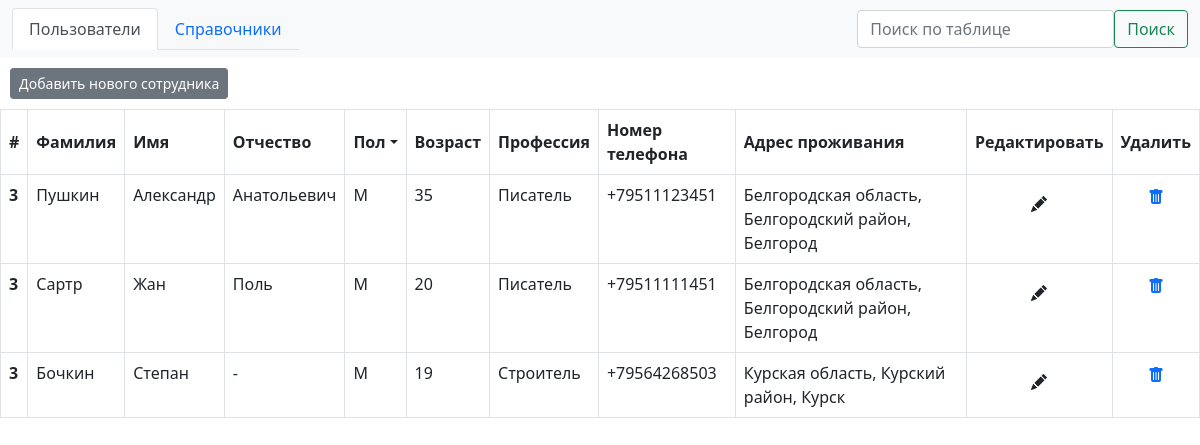
The page / on the database its author committed.
### task_app/models.py (models this page shows, shortened)
class User(models.Model):
    surname = models.CharField(max_length=100, blank=False)
    middle_name = models.CharField(max_length=100, blank=False, default='-')
    first_name = models.CharField(max_length=100, blank=False)
    sex = models.ForeignKey(Sex, on_delete=models.PROTECT, default='М')
    age = models.PositiveSmallIntegerField(blank=False)
    phoneNumber = models.OneToOneField(PhoneNumber, on_delete=models.PROTECT)
    profession = models.ForeignKey(Profession, on_delete=models.PROTECT)
    area = models.ForeignKey(Aria, on_delete=models.PROTECT)
    district = models.ForeignKey(District, on_delete=models.PROTECT)
    city = models.ForeignKey(City, on_delete=models.PROTECT)
    class Meta:
         verbose_name = "Пользователь"
         verbose_name_plural = "Пользователи"

class Sex(models.Model):
    SEX = [
        ('М', 'Мужчина'),
        ('Ж', 'Женщина')
    ]
    sex = models.CharField("sex", choices=SEX, blank=False, max_length=1, unique=True) # М или Ж
    def __str__(self):
        return self.sex
    class Meta:
         verbose_name = "Пол"
         verbose_name_plural = "Пол"

class Profession(models.Model):
    text = models.CharField(max_length=150, blank=False)
    def __str__(self):
        return self.text
    class Meta:
         verbose_name = "Профессия"
         verbose_name_plural = "Профессии"

class PhoneNumber(models.Model):
    phoneNumberRegex = RegexValidator(regex = r"^\+?1?\d{8,15}$")
    phoneNumber = models.CharField(validators = [phoneNumberRegex], max_length = 16, unique = True)
    def __str__(self):
        return self.phoneNumber
    class Meta:
         verbose_name = "Номер телефона"
         verbose_name_plural = "Номера телефона"

class Aria(models.Model):
    text = models.CharField(max_length=150, blank=False)
    def __str__(self):
        return self.text
    class Meta:
         verbose_name = "Область"
         verbose_name_plural = "Области"

class District(models.Model):
    text = models.CharField(max_length=150, blank=False)
    def __str__(self):
        return self.text
    class Meta:
         verbose_name = "Район"
         verbose_name_plural = "Районы"

class City(models.Model):
    text = models.CharField(max_length=150, blank=False)
    def __str__(self):
        return self.text
    class Meta:
         verbose_name = "Город"
         verbose_name_plural = "Города"

### task_app/views.py (the view)
# urls.py: path('', index, name='index'),
def index(request):
    users = User.objects.all()
    professions = Profession.objects.all()
    phoneNumbers = PhoneNumber.objects.all()
    cities = City.objects.all()
    arias = Aria.objects.all()
    districts = District.objects.all()
    context = {'users': users,
               'professions': professions,
               'phoneNumbers': phoneNumbers,
               'cities': cities,
               'arias': arias,
               'districts': districts,
               'add_prof_form': ProfessionForm(),
               }
    return render(request, 'task_app/base.html', context=context)

### task_app/forms.py
class ProfessionForm(forms.Form):
    text = forms.CharField(
        widget=forms.TextInput(
            attrs={
                'class': 'form-control'
            }
        ),
        label='Введите название',
        max_length=150,
    )

### task_app/templates/task_app/base.html (shortened to what this page needs)
{% load static %}
<!doctype html>
<html lang="ru">
<head>
    <link href="https://cdn.jsdelivr.net/npm/bootstrap@5.0.1/dist/css/bootstrap.min.css" rel="stylesheet"
>
</head>
<body>
{% block content%}
<nav class="navbar navbar-light bg-light">
    <div class="container-fluid">
        <ul class="nav nav-tabs" id="myTab" role="tablist">
            <li class="nav-item" role="presentation">
                <a class="nav-link active" id="home-tab" data-toggle="tab" href="#users" role="tab" aria-controls="home"
                   aria-selected="true">Пользователи</a>
            </li>
            <li class="nav-item" role="presentation">
                <a class="nav-link" id="profile-tab" data-toggle="tab" href="#profiles" role="tab"
                   aria-controls="profile" aria-selected="false">Справочники</a>
            </li>
        </ul>
        <form class="d-flex">
            <input class="form-control mr-2" type="search" placeholder="Поиск по таблице" aria-label="Search">
            <button class="btn btn-outline-success" type="submit">Поиск</button>
        </form>
    </div>
</nav>
<div class="tab-content" id="myTabContent">
    <div class="tab-pane fade show active" id="users" role="tabpanel" aria-labelledby="home-tab">
        <button type="button" class="btn btn-secondary btn-sm" style="margin: 10px">Добавить нового сотрудника</button>
        <table class="table table-bordered">
            <thead>
            <tr>
                <th scope="col" style="vertical-align: middle;">#</th>
                <th scope="col" style="vertical-align: middle;">Фамилия</th>
                <th scope="col" style="vertical-align: middle;">Имя</th>
                <th scope="col" style="vertical-align: middle;">Отчество</th>
                <th scope="col" style="vertical-align: middle;">
                    <p class="dropdown-toggle" type="button" id="dropdownMenuButton2" data-toggle="dropdown"
                       aria-expanded="false" style="margin: 0;">Пол</p>
                </th>
                <th scope="col" style="vertical-align: middle;">Возраст</th>
                <th scope="col" style="vertical-align: middle;">Профессия</th>
                <th scope="col" style="vertical-align: middle;">Номер телефона</th>
                <th scope="col" style="vertical-align: middle;">Адрес проживания</th>
                <th scope="col" style="vertical-align: middle;">Редактировать</th>
                <th scope="col" style="vertical-align: middle;">Удалить</th>
            </tr>
            </thead>
            <tbody>
            {% for user in users %}
            <tr>
                <th scope="row">3</th>
                <td>{{ user.surname}}</td>
                <td>{{ user.first_name}}</td>
                <td>{{ user.middle_name}}</td>
                <td>{{ user.sex}}</td>
                <td>{{ user.age}}</td>
                <td>{{ user.profession}}</td>
                <td>{{ user.phoneNumber}}</td>
                <td>{{ user.area}} область, {{ user.district}} район, {{ user.city}}</td>
                <td style="text-align: center">
                    <button type="button" class="btn" data-toggle="modal" data-target="#staticBackdrop">
                    </button>
                </td>
                <td style="text-align: center"><a href="#">
                </a></td>
            </tr>
            {% endfor %}
            </tbody>
        </table>
    </div>
</div>
{% endblock %}
</body>
</html>

### rows shown on the page
User: surname "Пушкин", first_name "Александр", middle_name "Анатольевич", sex "М", age "35", profession "Писатель", phoneNumber "+79511123451", area "Белгородская", district "Белгородский", city "Белгород"
User: surname "Сартр", first_name "Жан", middle_name "Поль", sex "М", age "20", profession "Писатель", phoneNumber "+79511111451", area "Белгородская", district "Белгородский", city "Белгород"
User: surname "Бочкин", first_name "Степан", middle_name "-", sex "М", age "19", profession "Строитель", phoneNumber "+79564268503", area "Курская", district "Курский", city "Курск"
